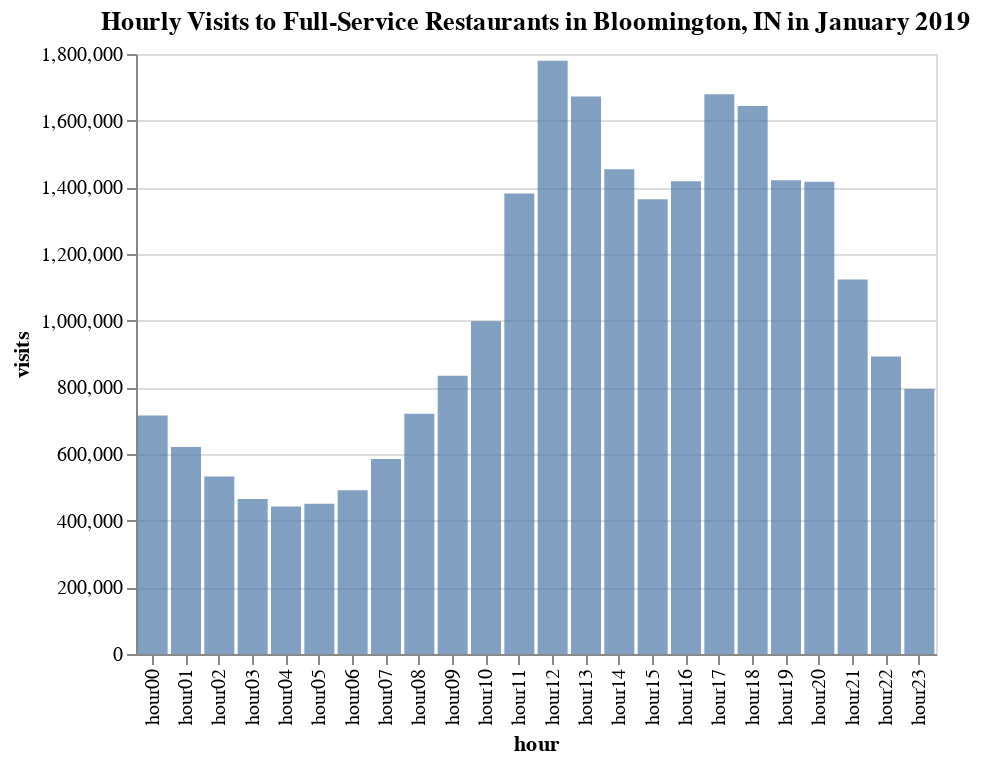

The code cell stored with this chart in its notebook:
### Code cell
# Full-service restaurants only
alt.Chart(pop_by_hour[pop_by_hour.naics_code == 722511.0]).mark_bar(opacity=0.7).encode(
        x='hour',
        y='visits'
).properties(
    title='Hourly Visits to Full-Service Restaurants in Bloomington, IN in January 2019'
)

### Figure 1 — Vega-Lite specification as saved in the notebook (floating-point values rounded to 4 significant figures)
{"$schema": "https://vega.github.io/schema/vega-lite/v3.4.0.json", "config": {"mark": {"tooltip": null}, "view": {"height": 300, "width": 400}}, "data": {"name": "data-9038085ceecaf50f37cb21356ef17ce4"}, "datasets": {"data-9038085ceecaf50f37cb21356ef17ce4": [{"hour": "hour00", "naics_code": 722511, "visits": 715260}, {"hour": "hour01", "naics_code": 722511, "visits": 621270}, {"hour": "hour02", "naics_code": 722511, "visits": 532545}, {"hour": "hour03", "naics_code": 722511, "visits": 464880}, {"hour": "hour04", "naics_code": 722511, "visits": 442650}, {"hour": "hour05", "naics_code": 722511, "visits": 450840}, {"hour": "hour06", "naics_code": 722511, "visits": 491010}, {"hour": "hour07", "naics_code": 722511, "visits": 585000}, {"hour": "hour08", "naics_code": 722511, "visits": 721110}, {"hour": "hour09", "naics_code": 722511, "visits": 834990}, {"hour": "hour10", "naics_code": 722511, "visits": 998205}, {"hour": "hour11", "naics_code": 722511, "visits": 1381185}, {"hour": "hour12", "naics_code": 722511, "visits": 1779960}, {"hour": "hour13", "naics_code": 722511, "visits": 1672515}, {"hour": "hour14", "naics_code": 722511, "visits": 1454310}, {"hour": "hour15", "naics_code": 722511, "visits": 1364025}, {"hour": "hour16", "naics_code": 722511, "visits": 1418040}, {"hour": "hour17", "naics_code": 722511, "visits": 1678950}, {"hour": "hour18", "naics_code": 722511, "visits": 1644045}, {"hour": "hour19", "naics_code": 722511, "visits": 1421550}, {"hour": "hour20", "naics_code": 722511, "visits": 1416480}, {"hour": "hour21", "naics_code": 722511, "visits": 1123590}, {"hour": "hour22", "naics_code": 722511, "visits": 892320}, {"hour": "hour23", "naics_code": 722511, "visits": 794820}]}, "encoding": {"x": {"field": "hour", "type": "nominal"}, "y": {"field": "visits", "type": "quantitative"}}, "mark": {"opacity": 0.7, "type": "bar"}, "title": "Hourly Visits to Full-Service Restaurants in Bloomington, IN in January 2019"}
